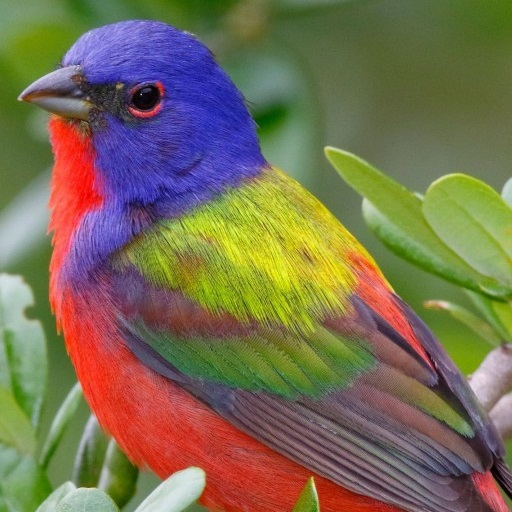
%> input picture HW3/colorful.jpg, 512 x 512 px
$ octave q4.m   (GNU Octave 9; MATLAB toolbox functions it lacks are replaced by stand-ins)
%> lines starting %> are read from the running program, lines starting %| are printed output that depends on the picture; in (x1, y1, x2, y2) boxes, pixels count from 0 and x2, y2 are one past the last pixel; in counts of white or black regions, pixels touching at a corner belong together; the program's own positions count from 1
clear all;
close all;
clc;

%% subsection a

% load an image of resolution 512x512 (colorful)
img = imread('colorful.jpg');
%> img is the input picture: size 512x512x3 uint8; mean R, G, B 121.2, 110.7, 82.6
% turn it to a grayscale image so it can be represented as a 2d matrix
gray = rgb2gray(img);
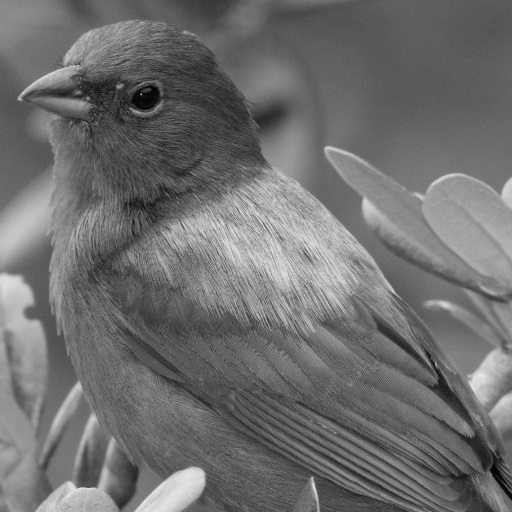
%> gray: size 512x512 uint8; min 1, max 232, mean 110.6
% save the dimentions of the image - m x n
[m,n] = size(gray);
%> m = 512; n = 512
% create a deteriorated version of the grayscale image
deteriorated_const = 42; % we define a constant
deteriorated_gray = gray;
deteriorated_offst = 16;
deteriorated_gray(:,1:deteriorated_offst:end) = deteriorated_gray(:,1:deteriorated_offst:end) + deteriorated_const;
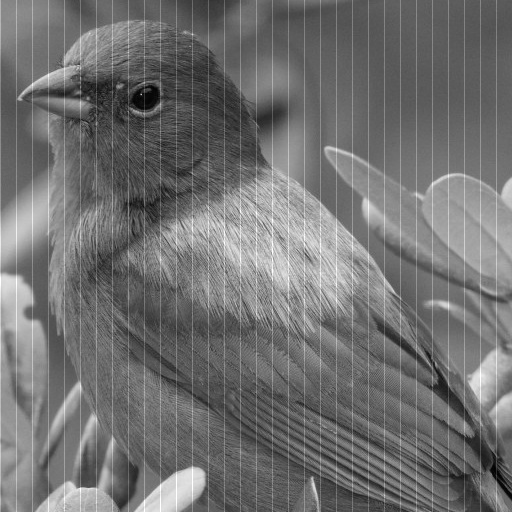
%> deteriorated_gray: size 512x512 uint8; 6.25% of pixels changed, all inside (x1, y1, x2, y2) = (0, 0, 497, 512)
% present the original and the deteriorated grayscale versions of the image
figure;
imshow(gray);
title('Original Grayscale Image');
figure;
imshow(deteriorated_gray);
title('Deteriorated Grayscale Image');

%% subsection b
% we will now show the DFT interference of a line in the image.
% as explain in the report the interference vector can be represented as
% follows:

% let's first define the parameters of the interference in the same
% notations as in question 3.
N = m;
%> N = 512
T = deteriorated_offst;
c = N / T;
%> c = 32
% now lets build the interference vector.
interference = zeros(m,1);
interference(1:c:end) = (c / sqrt(m)) * deteriorated_const;

%% subsection c
% in this section we will restore the image from its corrupted condition
% by applying notch filtering in the DFT domain for each row.

% DFT matrix
DFT = 1/sqrt(n) * exp(-1i * 2 * pi / N).^((0:(N-1))' * (0:(N-1)));

% create a DFT representation of a row in the deteriorated grayscale image.
dft_deteriorated_gray_256 = abs(DFT * double(deteriorated_gray(N/2,:)'));
%> dft_deteriorated_gray_256 = 512 values, max 3239 at index 1, min 0.875 at index 391, mean 26.04
% plot this DFT domain signal
figure;
plot(1:N, dft_deteriorated_gray_256);
title('Spectrum of line 256 in deteriorated grayscale image. interferences are marked with *');
xlabel('N samples') % x-axis label
ylabel('Signal in DFT domain') % y-axis label
hold on;
plot(1:c:N, dft_deteriorated_gray_256(1:c:N), 'r*'); % add the markers
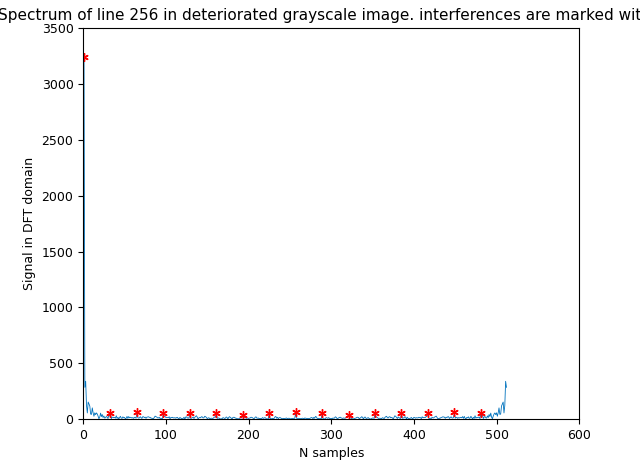
%> figure redrawn from the program's plot data; curve peaks at x = 1, y = 3239
hold off;

% create a notch filtered version of the DFT signal of row 256
dft_notched_gray_256 = dft_deteriorated_gray_256;
%> dft_notched_gray_256 has the same summary as dft_deteriorated_gray_256
dft_notched_gray_256(1:c:N) = 0;
% plot the notch filtered signal
figure;
plot(1:N, dft_notched_gray_256);
title('Spectrum of line 256 after Notch filtering of the deteriorated grayscale image');
xlabel('N samples') % x-axis label
ylabel('Notched signal in DFT domain') % y-axis label
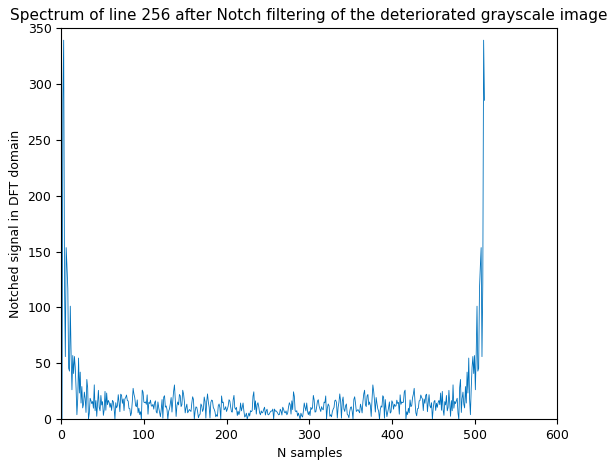
%> figure redrawn from the program's plot data; curve peaks at x = 3, y = 339.1

% now lets do it for every row of the deteriorated image to produce an
% approximation of the original image.
restored = zeros(m,n);
for i = 1:m
   % first lets compute the signal in the DFT domain
   % dft_signal = DFT * double(deteriorated_gray(i,:)');
   dft_signal = DFT * double(deteriorated_gray(i,:)');
   % now, lets apply notch filterig on the deteriorated points
   % we do not start from the zero index since it represents since it
   % represents the mean graylevel of the entire image
   dft_signal((c+1):c:end) = 0;
   % now lets retun to the image domain by applying conjucate transpose on
   % the DFT and multiply the filtered signal. Save in in the restored
   % matrix. here we are also omitting the imaginary part.
   restored(i,:) = real(DFT' * dft_signal)';
end
% this conversion is to make the next operations work
restored = uint8(restored);
%> restored: size 512x512 uint8
% plot the restored image
figure;
imshow(restored);
title('Grayscale Image restored after applying Notch Filtering');

% to check the MSE between the original image to the restored, we will
% return to the MSE definition:
mse = 1/(m * n) * sum(sum((gray - restored).^2));
%> mse = 0.514
